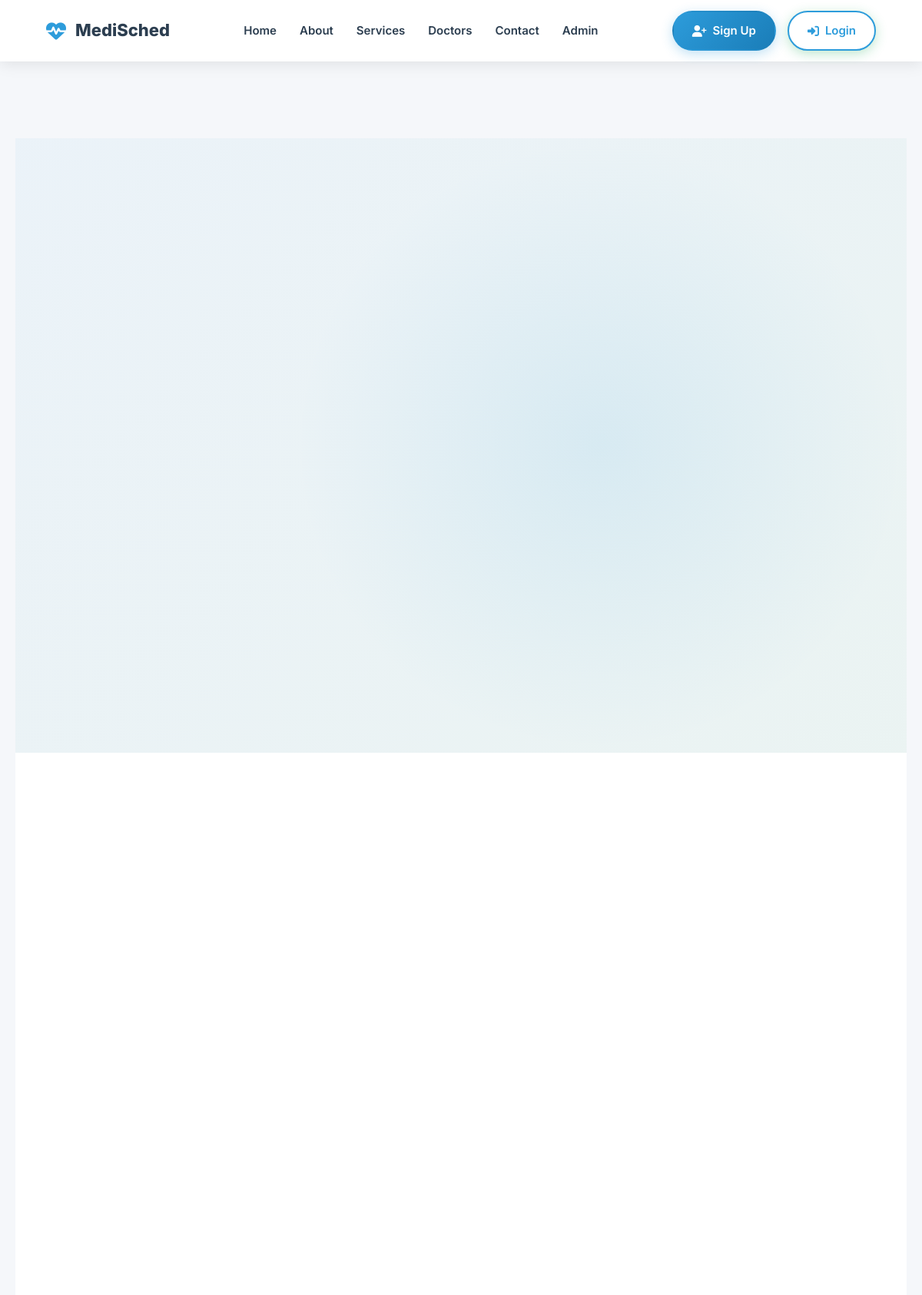
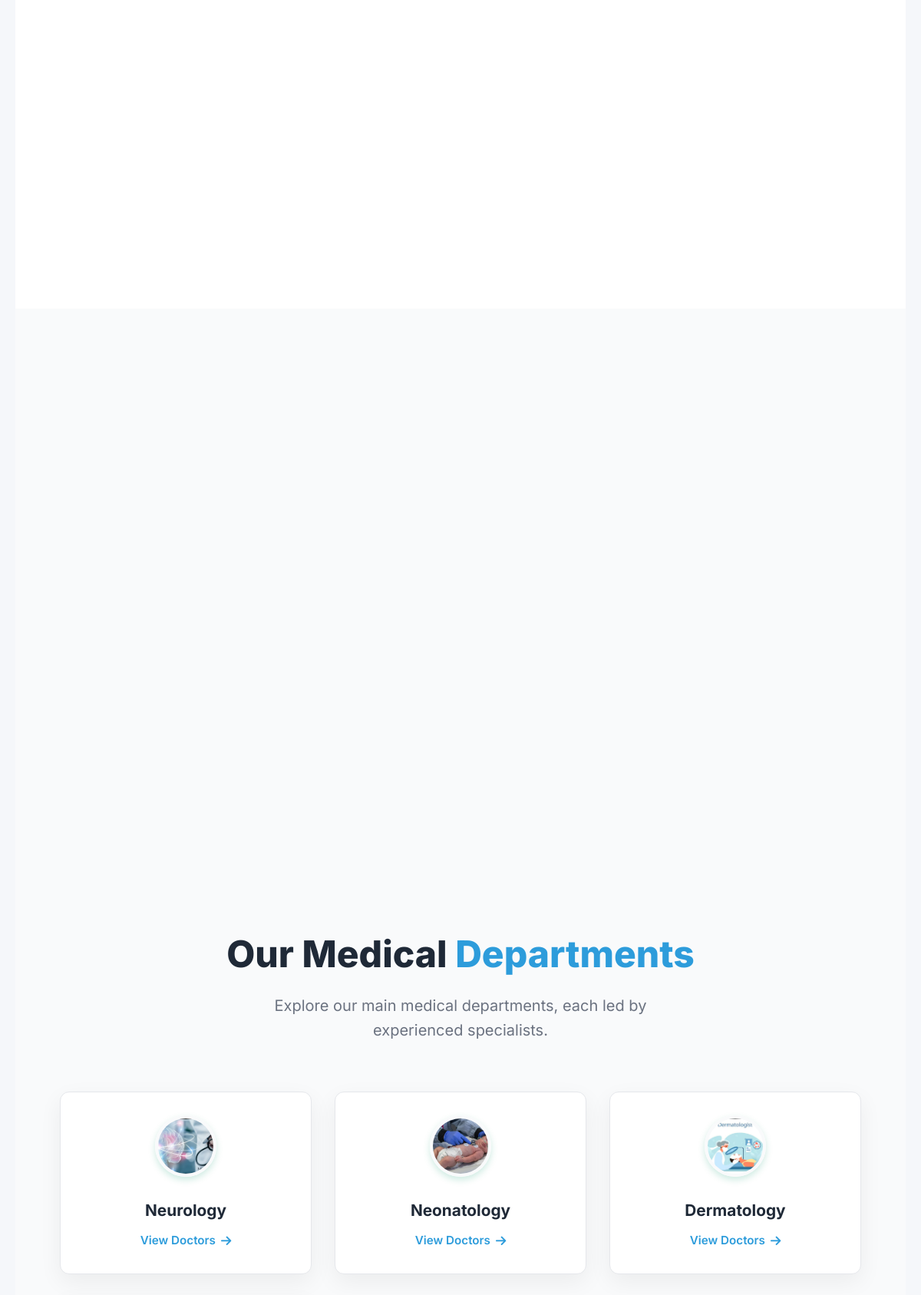
The page / (upper part) on the database its author committed (2 pictures, top to bottom).
### adminapp/models.py (models this page shows, shortened)
class Department(models.Model):
    department_name = models.CharField(max_length=100, unique=True)
    department_image = models.ImageField(upload_to='department/',  blank=True, null=True)

### home/views.py (the view)
# urls.py: path('', views.home, name='index'),  # Homepage
@csrf_protect
def home(request):
    departments = Department.objects.all()[:10]
    symptoms = Symptom.objects.all()[:5]
    featured_doctors = Doctor.objects.exclude(profile_image__isnull=True)\
        .select_related('user')\
        .prefetch_related('specialized_departments__department')[:4]
    context = {
        'page_title': 'MediSched+ | Modern Telemedicine Platform',
        'is_authenticated': request.user.is_authenticated,
        'user': request.user if request.user.is_authenticated else None,
        'departments': departments,
        'symptoms': symptoms,
        'featured_doctors': featured_doctors,
    }
    return render(request, 'home/index.html', context)

### home/templates/home/index.html (shortened to what this page needs)
{% extends "base.html" %}
{% load static %}
{% block content %}
<section class="hero" id="home">
    <div class="hero-content">
    </div>
</section>
<section class="features" id="services">
    <div class="features-grid">
    </div>
</section>
<section class="how-it-works" id="about">
    <div class="steps-container">
    </div>
</section>
<section class="departments-section" style="padding: 4rem 5%; background-color: #f9fafb;">
    <div class="section-header" style="text-align: center; margin-bottom: 4rem;">
        <h2 style="font-size: 3rem; font-weight: 800; color: #1f2937; margin-bottom: 0.75rem; position: relative;">
            Our Medical <span style="color: #2D9CDB;">Departments</span>
        </h2>
        <p style="font-size: 1.25rem; color: #6b7280; max-width: 600px; margin: 0 auto;">
            Explore our main medical departments, each led by experienced specialists.
        </p>
    </div>
    <div style="display: grid; grid-template-columns: repeat(auto-fit, minmax(250px, 1fr)); gap: 30px; max-width: 1200px; margin: 0 auto;">
        {% for dept in departments %}
        <a href="{% url 'home:department_detail' dept.id %}"
           style="text-decoration: none; color: inherit; display: block; height: 100%;">
            <div class="department-card"
                 style="background: #ffffff; border-radius: 12px; padding: 30px; text-align: center; transition: all 0.3s ease; box-shadow: 0 10px 30px rgba(0,0,0,0.06); border: 1px solid #e5e7eb; height: 100%; display: flex; flex-direction: column; justify-content: space-between;">
                <div style="margin-bottom: 20px;">
                    {% if dept.department_image %}
                    <img src="{{ dept.department_image.url }}" alt="{{ dept.department_name }}"
                         style="width: 80px; height: 80px; object-fit: cover; border-radius: 50%; margin: 0 auto; border: 4px solid #f9fafb; box-shadow: 0 4px 10px rgba(5, 150, 105, 0.2);">
                    {% else %}
                    <div style="width: 80px; height: 80px; background: white; border-radius: 50%; margin: 0 auto; display: flex; align-items: center; justify-content: center; box-shadow: 0 4px 10px rgba(5, 150, 105, 0.4);">
                        <i class="fas fa-hospital-alt" style="font-size: 30px; color: white;"></i>
                    </div>
                    {% endif %}
                </div>
                <div>
                    <h3 style="font-size: 1.3rem; color: #1f2937; font-weight: 700; margin-bottom: 10px;">{{ dept.department_name }}</h3>
                    <span style="font-size: 0.95rem; color: #2D9CDB; font-weight: 600; display: inline-flex; align-items: center; gap: 7px;">
                        View Doctors <i class="fas fa-arrow-right" style="transition: transform 0.3s ease;"></i>
                    </span>
                </div>
            </div>
        </a>
        {% empty %}
        <p style="grid-column: 1 / -1; text-align: center; color: #9ca3af; font-style: italic;">No departments available at the moment. Please check back later.</p>
        {% endfor %}
    </div>
</section>
{% endblock %}

### home/static/home/css/style.css (style rules this page uses)
* { margin: 0; padding: 0; box-sizing: border-box; }
:root { --primary-blue: #2D9CDB; --success-green: #27AE60; --accent-yellow: #F2C94C; --warm-orange: #F2994A; --neutral-bg: #F9FAFB; --dark: #1A202C; --gray: #64748B; --light-gray: #E2E8F0; --white: #FFFFFF; }
body { font-family: 'Inter', -apple-system, BlinkMacSystemFont, 'Segoe UI', sans-serif; line-height: 1.6; color: var(--dark); overflow-x: hidden; background: var(--neutral-bg); margin: 0; padding: 0; }
html { scroll-behavior: smooth; margin: 0; padding: 0; }
.hero { min-height: 100vh; display: flex; align-items: center; background: linear-gradient(135deg, rgba(45, 156, 219, 0.05) 0%, rgba(39, 174, 96, 0.05) 100%); position: relative; overflow: hidden; padding-top: 0; margin-top: 0; }
.hero::before { content: ''; position: absolute; top: 0%; right: 0%; width: 800px; height: 800px; background: radial-gradient(circle, rgba(45, 156, 219, 0.1) 0%, transparent 70%); border-radius: 50%; }
.hero-content { width: 100%; max-width: 1400px; margin: 0 auto; display: grid; grid-template-columns: 1fr 1fr; align-items: center; position: relative; z-index: 1; padding-left: 0; padding-right: 0; }
.features { background: var(--white); padding: 6rem 0; }
.section-header { text-align: center; margin-bottom: 4rem; padding-left: 5%; padding-right: 5%; }
.section-header h2 { font-size: 2.8rem; font-weight: 800; margin-bottom: 1rem; color: var(--dark); }
.section-header p { font-size: 1.2rem; color: var(--gray); max-width: 600px; margin: 0 auto; }
.features-grid { width: 100%; max-width: 1400px; margin: 0 auto; display: grid; grid-template-columns: repeat(auto-fit, minmax(320px, 1fr)); gap: 2.5rem; padding-left: 0; padding-right: 0; }
.how-it-works { padding: 6rem 0; background: var(--neutral-bg); }
.steps-container { width: 100%; max-width: 1200px; margin: 0 auto; display: grid; grid-template-columns: repeat(auto-fit, minmax(250px, 1fr)); gap: 3rem; position: relative; padding-left: 0; padding-right: 0; }

### home/templates/base.html (style rules this page uses)
* { margin: 0; padding: 0; box-sizing: border-box; -webkit-tap-highlight-color: transparent; }
:root { --primary-color: #2D9CDB; --secondary-color: #2D9CDB; --dark-color: #2C3E50; --light-color: #F8F9FA; --danger-color: #E53E3E; --border-radius: 12px; --box-shadow: 0 4px 20px rgba(0, 0, 0, 0.1); --transition: all 0.3s ease; }
html { scroll-behavior: smooth; -webkit-text-size-adjust: 100%; }
body { font-family: 'Inter', sans-serif; line-height: 1.6; color: #333; background: #f5f7fa; margin: 0; padding: 0; overflow-x: hidden; width: 100%; -webkit-font-smoothing: antialiased; -moz-osx-font-smoothing: grayscale; }

### rows shown on the page
Department: department_image (picture), department_name "Neurology"
Department: department_image (picture), department_name "Neonatology"
Department: department_image (picture), department_name "Dermatology"
